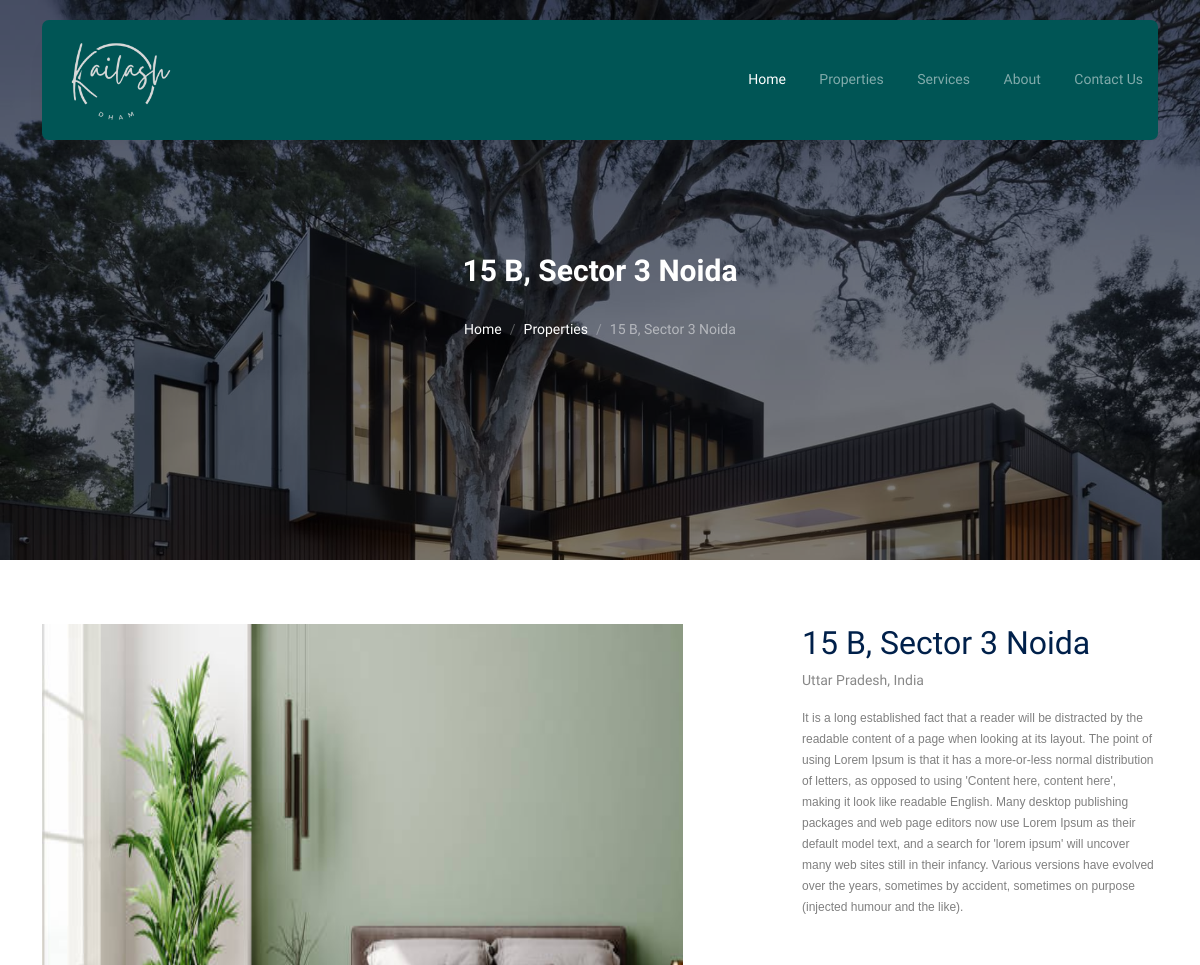
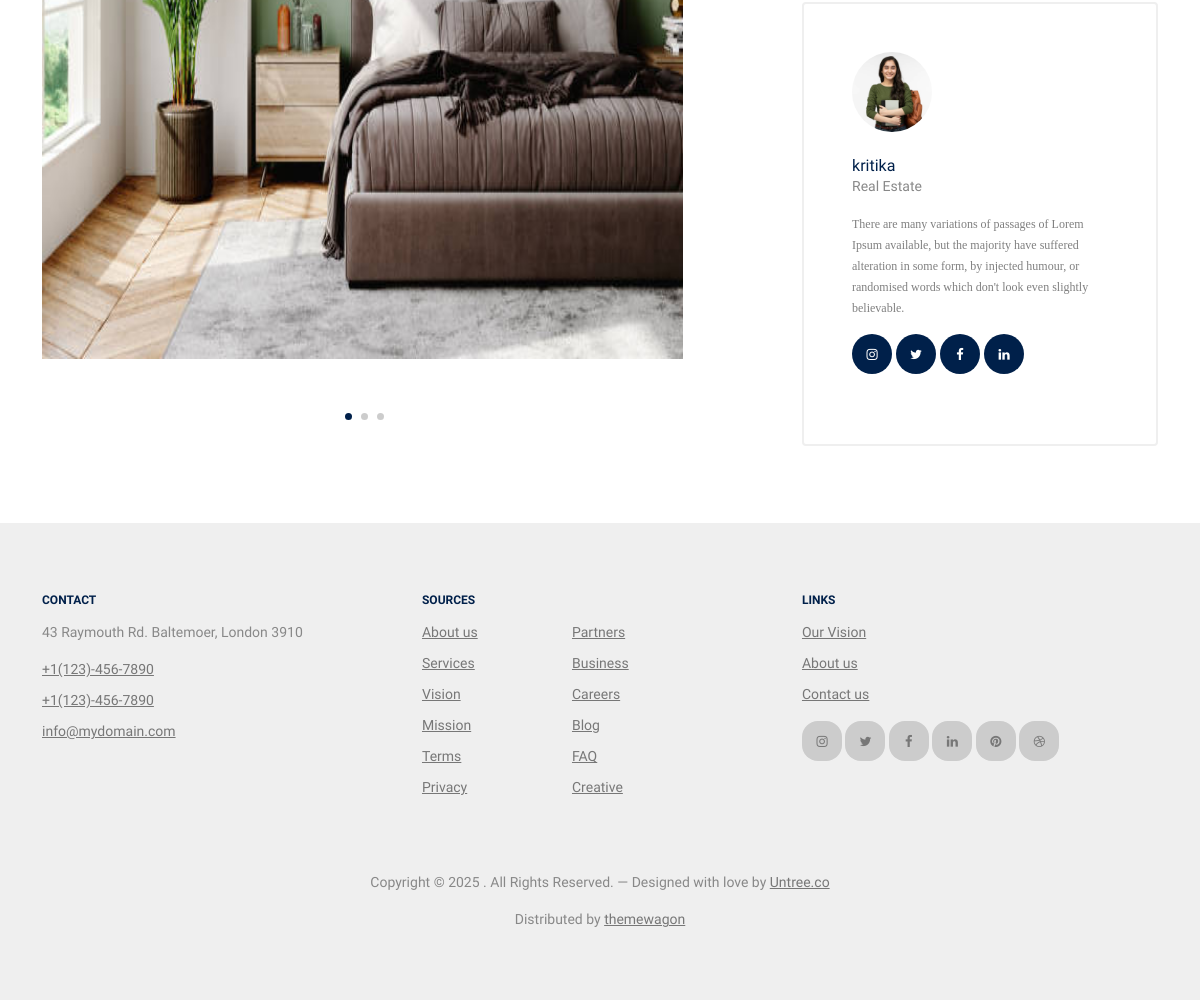
Page /property/2/ on the committed database (2 pictures, top to bottom).
### Home/models.py (models this page shows, shortened)
class Properties(models.Model):
    agent = models.ForeignKey(Agents, on_delete=models.CASCADE, related_name='Properties',null=True)
    Properties_name=models.CharField(max_length=50)
    Properties_address=models.TextField()
    Properties_price =models.CharField(max_length=20, null=True )
    Properties_image=models.ImageField(upload_to="Properties/",max_length=500,null=True,default=None)
    Properties_image1=models.ImageField(upload_to="sub/",max_length=250,null=True,default=None)
    Properties_image2=models.ImageField(upload_to="sub/",max_length=250,null=True,default=None)
    Properties_image3=models.ImageField(upload_to="sub/",max_length=250,null=True,default=None)
    Properties_desc=RichTextField(default=())

class Agents(models.Model):
    Agents_name = models.CharField(max_length=50)
    Agents_desc1 = RichTextField()
    Agents_image = models.ImageField(upload_to="Agents/", max_length=250, null=True, default=None)
    Agents_phone = PhoneNumberField(blank=True, null=True)

### KailashDham/views.py (the view)
# urls.py: path('property/<int:id>/', views.propertysingle,name='single'),
def propertysingle(request, id):
    propertyData = get_object_or_404(Properties, id=id)
    agentsData = propertyData.agent
    data = {
        'propertyData': propertyData,
        'agentsData': agentsData
    }
    return render(request, "property-single.html", data)

### template/property-single.html (shortened to what this page needs)
{% extends 'base.html' %}
{% block content %}
    <div
      class="hero page-inner overlay"
      style="background-image: url('/static/images/hero_bg_3.jpg')"
    >
      <div class="container">
        <div class="row justify-content-center align-items-center">
          <div class="col-lg-9 text-center mt-5">
            <h1 class="heading" data-aos="fade-up">
              {{propertyData.Properties_address}}
            </h1>
            <nav
              aria-label="breadcrumb"
              data-aos="fade-up"
              data-aos-delay="200"
            >
              <ol class="breadcrumb text-center justify-content-center">
                <li class="breadcrumb-item"><a href="index.html">Home</a></li>
                <li class="breadcrumb-item">
                  <a href="properties.html">Properties</a>
                </li>
                <li
                  class="breadcrumb-item active text-white-50"
                  aria-current="page"
                >
                  {{propertyData.Properties_address}}
                </li>
              </ol>
            </nav>
          </div>
        </div>
      </div>
    </div>
    <div class="section">
      <div class="container">
        <div class="row justify-content-between">
          <div class="col-lg-7">
  <div class="img-property-slide-wrap">
    <div class="img-property-slide">
      <img src="/media/{{propertyData.Properties_image1}}" alt="Image" class="img-fluid" style=" height:700px;" />
    </div>
  </div>
</div>
          <div class="col-lg-4">
            <h2 class="heading text-primary">{{propertyData.Properties_address}}</h2>
            <p class="meta">{{propertyData.Properties_name}}</p>
            <p class="text-black-50">
              {{propertyData.Properties_desc|safe}}
            </p>
            <div class="d-block agent-box p-5">
              <div class="img mb-4">
                <img
                  src="/media/{{propertyData.agent.Agents_image}}"
                  alt="Image"
                  class="img-fluid"
                />
              </div>
              <div class="text">
                <h3 class="mb-0">{{propertyData.agent.Agents_name}}</h3>
                <div class="meta mb-3">Real Estate</div>
                <p>
                 {{propertyData.agent.Agents_desc1|safe}}
                </p>
                <ul class="list-unstyled social dark-hover d-flex">
                  <li class="me-1">
                    <a href="#"><span class="icon-instagram"></span></a>
                  </li>
                  <li class="me-1">
                    <a href="#"><span class="icon-twitter"></span></a>
                  </li>
                  <li class="me-1">
                    <a href="#"><span class="icon-facebook"></span></a>
                  </li>
                  <li class="me-1">
                    <a href="#"><span class="icon-linkedin"></span></a>
                  </li>
                </ul>
              </div>
            </div>
          </div>
        </div>
      </div>
    </div>
 {% endblock %}

### static/css/tiny-slider.css (style rules this page uses)
.tns-slider { -webkit-transition:all 0s;-moz-transition:all 0s;transition:all 0s }
.tns-slider>.tns-item { -webkit-box-sizing:border-box;-moz-box-sizing:border-box;box-sizing:border-box }
.tns-horizontal.tns-subpixel { white-space:nowrap }
.tns-horizontal.tns-subpixel>.tns-item { display:inline-block;vertical-align:top;white-space:normal }

### rows in the picture
Properties: Properties_address "15 B, Sector 3 Noida", Properties_image1 (picture), Properties_name "Uttar Pradesh, India", Properties_desc "It is a long established fact that a reader will be distracted by the readable content of a page when looking at its layout. The point of using Lorem Ipsum is that it has a more-or-less normal distribution of letters, as opposed to using 'Content here, content here', making it look like readable English. Many desktop publishing packages and web page editors now use Lorem Ipsum as their default model text, and a search for 'lorem ipsum' will uncover many web sites still in their infancy. Various versions have evolved over the years, sometimes by accident, sometimes on purpose (injected humour and the like).", agent.Agents_image (picture), agent.Agents_name "kritika", agent.Agents_desc1 "There are many variations of passages of Lorem Ipsum available, but the majority have suffered alteration in some form, by injected humour, or randomised words which don't look even slightly believable."
